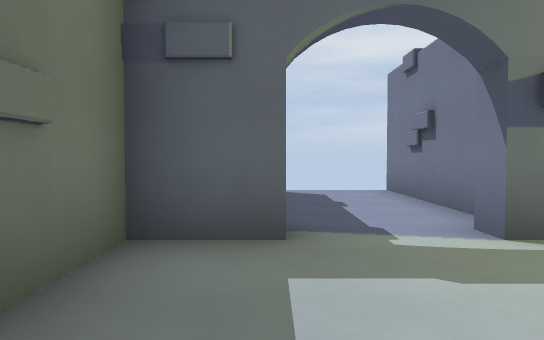
[1] (above)

13 first-person views from a walk through a Godot game level. The camera is 1.4 m above the floor, tilts 2° down and sees 70° across. The floor is counted in squares, 2 m on a side. Each view is taken from the middle of a square. On the plan, view 1 faces up. The plan holds only what a view shows up to about 11 squares ahead; the rest is blank. The place goes on beyond the plan. Door leaves are left out where a doorway can be walked through.

[2]
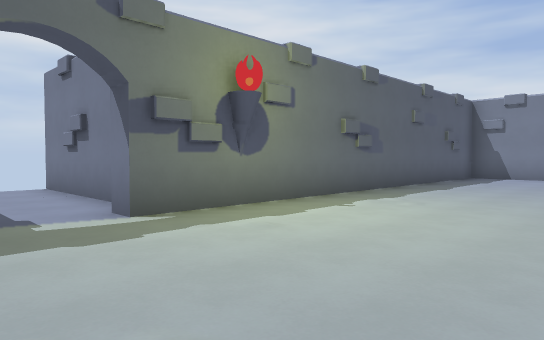

[3]
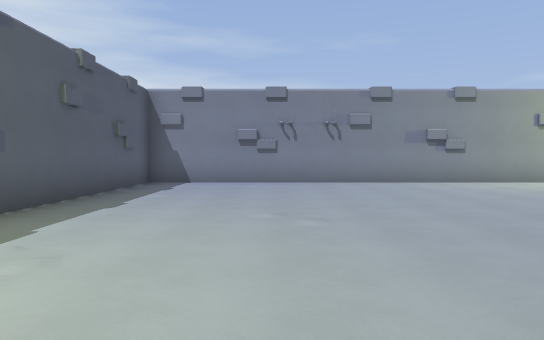

[4]
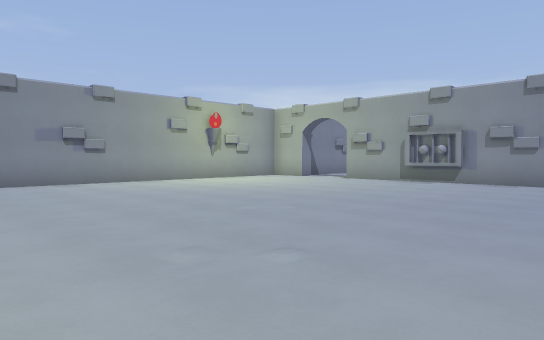

[5]
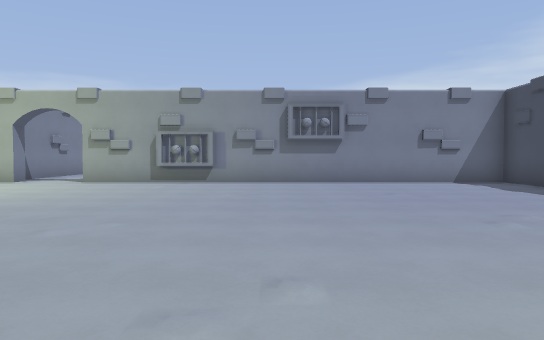

[6]
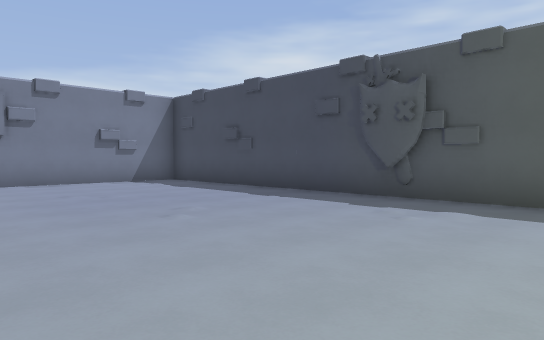

[7]
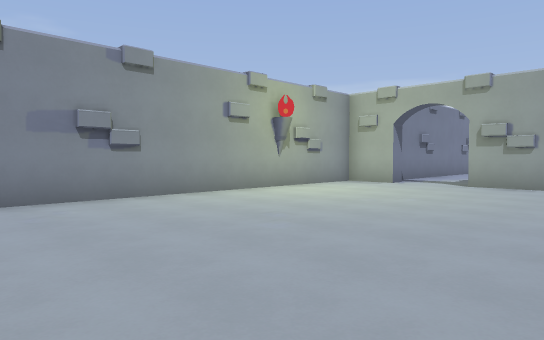

[8]
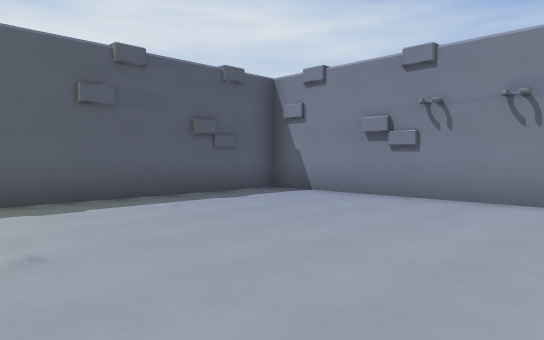

[9]
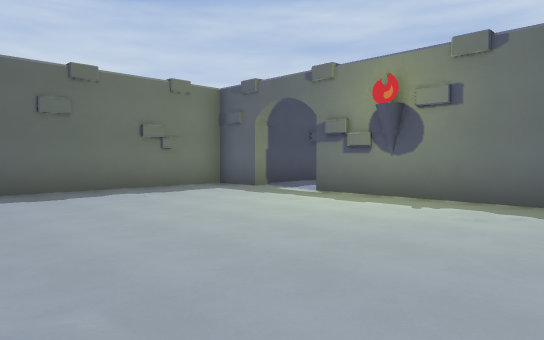

[10]
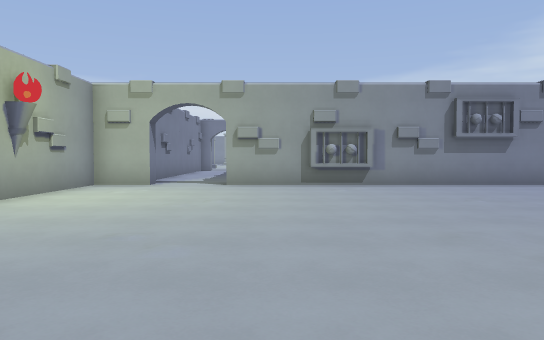

[11]
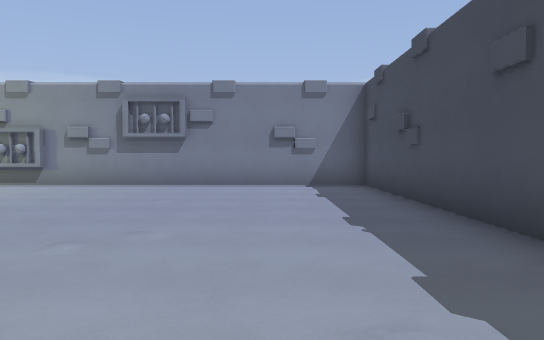

[12]
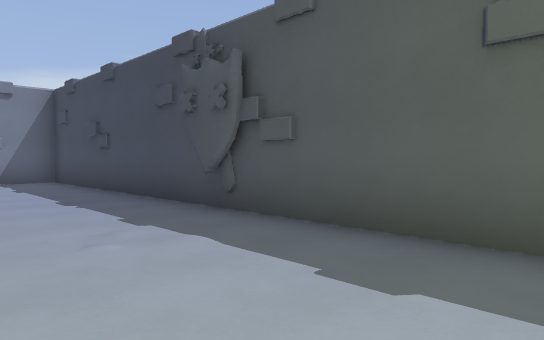

[13]
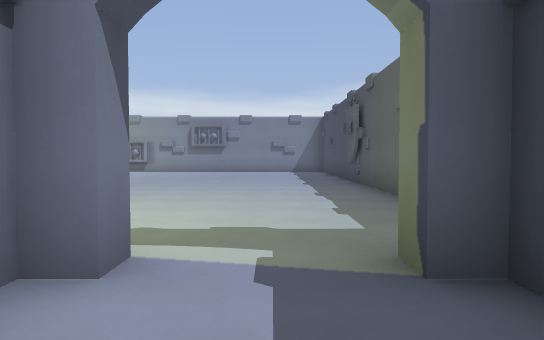

### Floor plan
Points are (right, up) in squares from view 1. A wall is a line through its corners. A room is listed if a view was taken in it or the views show most of it. See-through windows are left out.
Room 1 (views 1, 2, 3, 4, 5, 6, 7, 8, 9, 10, 11, 12)
walls: (6.5, -11.3) (8.1, -11.4); (6.8, -11.4) (7.3, -11.5); (6.8, -11.4) (7.8, -11.3); (0.1, 3.3) (-1.3, 3.3) (-1.3, -11.5) (10.1, -11.5); (12, -11.5) (13.4, -11.5) (13.4, 3.3) (2, 3.3)
ways out: open door at (1, 3.5) to room 2; open door at (11, -12)
Room 2 (view 13)
walls: (-0.3, 5.3) (-0.3, 4.3); (2, 3.8) (2.5, 3.8) (2.5, 8.4); (-0.4, 3.8) (0.1, 3.8)
ways out: open door at (1, 3.5) to room 1; gap at (3, 8)

Where each view was taken, in squares from view 1:
view 1: 0 up, 0 right, facing up
view 2: 1 down, 0 right, facing up-right
view 3: 0 up, 3 right, facing right
view 4: 1 down, 3 right, facing down-right
view 5: 1 down, 5 right, facing down
view 6: 1 down, 5 right, facing down-left
view 7: 2 down, 7 right, facing down-right
view 8: 3 down, 7 right, facing up-right
view 9: 3 down, 7 right, facing up-left
view 10: 2 down, 9 right, facing down
view 11: 2 down, 1 right, facing down
view 12: 0 up, 2 right, facing down-left
view 13: 6 up, 1 right, facing down
